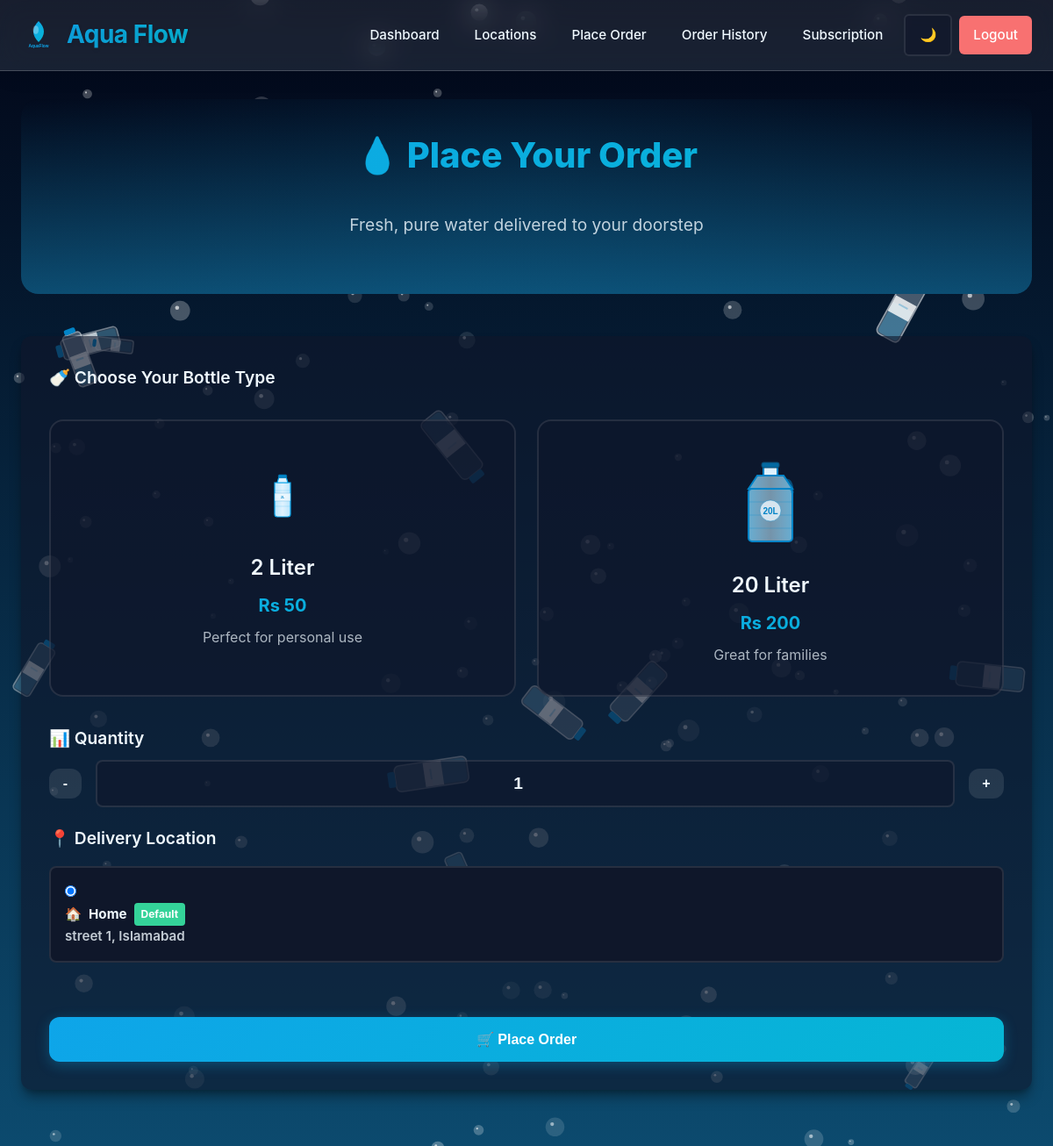
Page /order (signed in) on the committed database.
### tables this page shows
CREATE TABLE locations (
    id INTEGER PRIMARY KEY AUTOINCREMENT,
    user_id INTEGER NOT NULL,
    label TEXT NOT NULL,
    address TEXT NOT NULL,
    city TEXT NOT NULL,
    is_default INTEGER DEFAULT 0,
    FOREIGN KEY (user_id) REFERENCES users (id)
);

### app.py (the view, shortened to what this page needs)
@app.route('/order', methods=['GET', 'POST'])
@login_required
def order():
    db = get_db()
    user_id = session['user_id']
    user_locations = db.execute('SELECT * FROM locations WHERE user_id = ?', (user_id,)).fetchall()
    return render_template('order.html', locations=user_locations)

### app.py (called while the page is built, shortened)
def get_db():
    db = getattr(g, '_database', None)
    if db is None:
        db = g._database = sqlite3.connect(DATABASE)
        db.row_factory = sqlite3.Row
    return db

@app.teardown_appcontext
def close_connection(exception):
    db = getattr(g, '_database', None)
    if db is not None:
        db.close()

def generate_subscription_orders():
    db = get_db()
    today_str = date.today().isoformat()
    subscriptions = db.execute('SELECT * FROM subscriptions').fetchall()
    for sub in subscriptions:
        last_gen = sub['last_generated_date'] if 'last_generated_date' in sub.keys() else None
    db.commit()

@app.before_request
def before_request():
    if request.endpoint and 'static' not in request.endpoint:
        if 'water_supply.db' in os.listdir('.'): # simple check to ensure db exists
             pass # Logic moved to explicit call to avoid circular dependency issues during startup
             try:
                 generate_subscription_orders()
             except Exception:
                 pass

def login_required(f):
    from functools import wraps
    @wraps(f)
    def decorated_function(*args, **kwargs):
        if 'user_id' not in session:
            flash('Please login first', 'error')
            return redirect(url_for('login'))
        return f(*args, **kwargs)
    return decorated_function

### templates/order.html (shortened to what this page needs)
{% extends "base.html" %}
{% block content %}
<div class="page-content">
    <div class="hero-section" style="padding: 2rem 0;">
        <h1 class="hero-title" style="font-size: 2.5rem;">💧 Place Your Order</h1>
        <p class="hero-subtitle">Fresh, pure water delivered to your doorstep</p>
    </div>
    {% if locations %}
    <div class="form-container">
        <form method="POST" action="{{ url_for('order') }}" id="orderForm">
            <div class="form-group">
                <label style="font-size: 1.2rem; margin-bottom: 1.5rem; display: block;">🍼 Choose Your Bottle
                    Type</label>
                <div class="bottle-selector">
                    <div class="bottle-option" onclick="selectBottle('2 Liter', 50, this)">
                        <img src="{{ url_for('static', filename='images/bottle-small.svg') }}" alt="2L Bottle"
                            class="bottle-img"
                            style="width: 60px; height: 100px; margin-bottom: 0.5rem; transition: transform 0.3s;">
                        <h3 class="bottle-title">2 Liter</h3>
                        <p class="bottle-price">Rs 50</p>
                        <p style="opacity: 0.7; margin-top: 0.5rem;">Perfect for personal use</p>
                    </div>
                    <div class="bottle-option" onclick="selectBottle('20 Liter', 200, this)">
                        <img src="{{ url_for('static', filename='images/bottle-large.svg') }}" alt="20L Bottle"
                            class="bottle-img"
                            style="width: 100px; height: 120px; margin-bottom: 0.5rem; transition: transform 0.3s;">
                        <h3 class="bottle-title">20 Liter</h3>
                        <p class="bottle-price">Rs 200</p>
                        <p style="opacity: 0.7; margin-top: 0.5rem;">Great for families</p>
                    </div>
                </div>
            </div>
            <div class="form-group">
                <label for="quantity" style="font-size: 1.2rem;">📊 Quantity</label>
                <div style="display: flex; align-items: center; gap: 1rem; margin-top: 0.5rem;">
                    <button type="button" onclick="changeQuantity(-1)" class="btn btn-secondary"
                        style="width: auto; padding: 0.5rem 1rem;">-</button>
                    <input type="number" id="quantity" name="quantity" min="1" value="1" required
                        style="text-align: center; font-size: 1.2rem; font-weight: 600;">
                    <button type="button" onclick="changeQuantity(1)" class="btn btn-secondary"
                        style="width: auto; padding: 0.5rem 1rem;">+</button>
                </div>
            </div>
            <div class="form-group">
                <label style="font-size: 1.2rem; margin-bottom: 1rem; display: block;">📍 Delivery Location</label>
                <div class="radio-group">
                    {% for location in locations %}
                    <label class="radio-label">
                        <input type="radio" name="location_id" value="{{ location.id }}" {% if location.is_default
                            %}checked{% endif %} required>
                        <span class="radio-text">
                            <strong style="display: flex; align-items: center; gap: 0.5rem;">
                                <span>🏠</span>{{ location.label }}
                                {% if location.is_default %}<span
                                    style="background: var(--success-color); color: white; padding: 0.2rem 0.5rem; border-radius: 4px; font-size: 0.75rem;">Default</span>{%
                                endif %}
                            </strong>
                            <span style="opacity: 0.8;">{{ location.address }}, {{ location.city }}</span>
                        </span>
                    </label>
                    {% endfor %}
                </div>
            </div>
            <button type="submit" class="btn btn-primary" style="margin-top: 2rem;">
                <span>🛒 Place Order</span>
            </button>
        </form>
    </div>
    {% endif %}
</div>
{% endblock %}

### rows in the picture
locations: is_default "☑ 🏠 Home Default street 1, Isla", label "Home", address "street 1", city "Islamabad"
